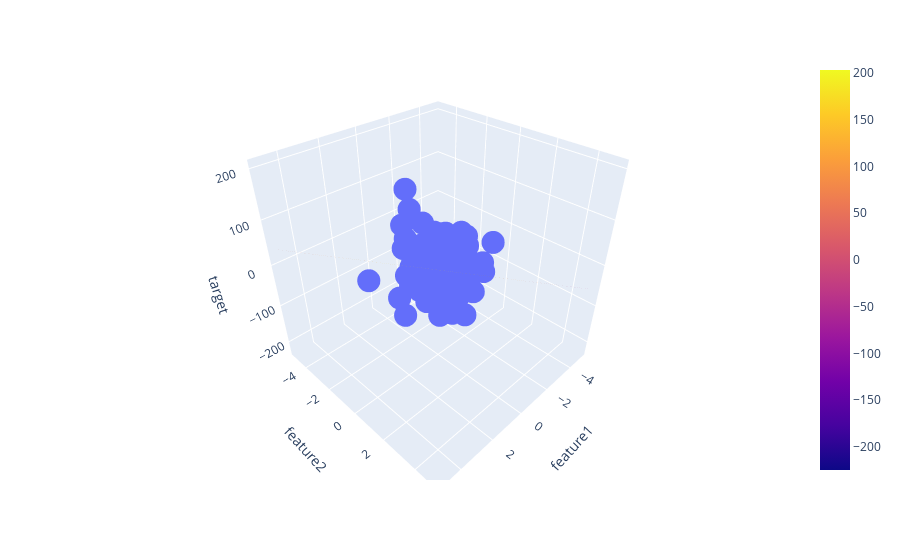

Here is the notebook cell this chart was saved with:
### Code cell
fit = px.scatter_3d(df, x='feature1', y='feature2', z='target')
fig.add_trace(go.Surface(x=x, y=y, z=z))
fig.show()
